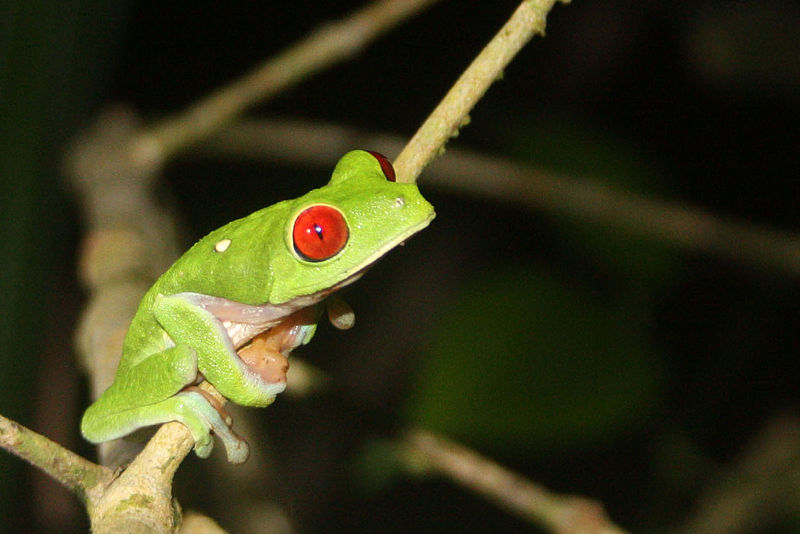
#> input picture doc/Traitement_images/data/grenouille.jpg, 800 x 534 px
$ python grenouille_canaux.py
#> lines starting #> are read from the running program, lines starting #| are printed output that depends on the picture
from PIL import Image
import numpy as np
from matplotlib import pyplot as plt
im = Image.open('../data/grenouille.jpg')
#> im is the input picture: PIL image 800x534 RGB; mean R, G, B 54.7, 54.1, 25.7
rouge, vert, bleu = im.split()
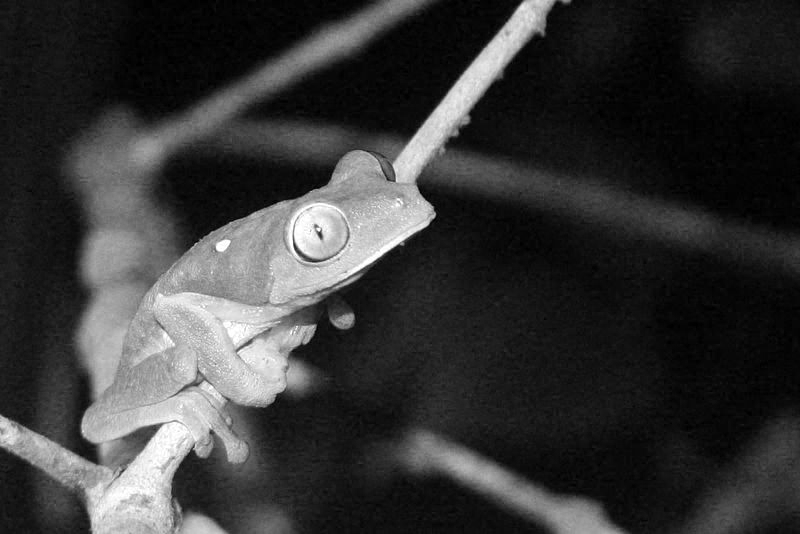
#> rouge: PIL image 800x534 L; min 0, max 255, mean 54.7
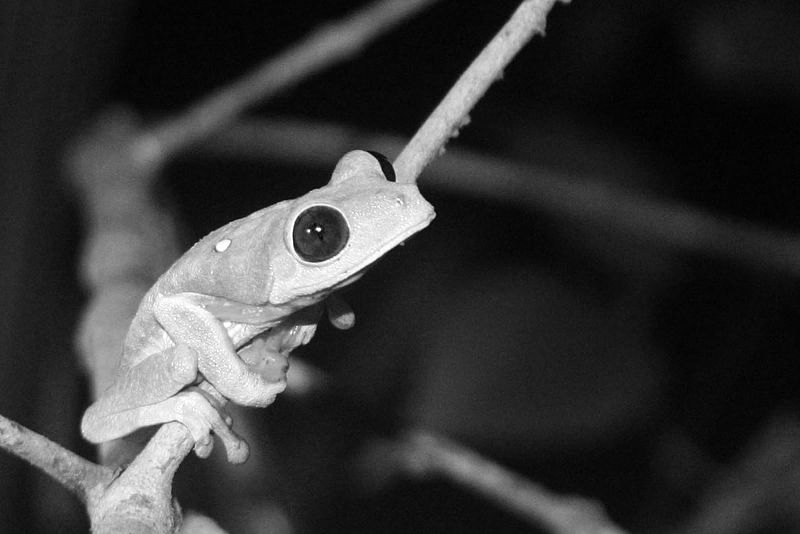
#> vert: PIL image 800x534 L; min 0, max 255, mean 54.1
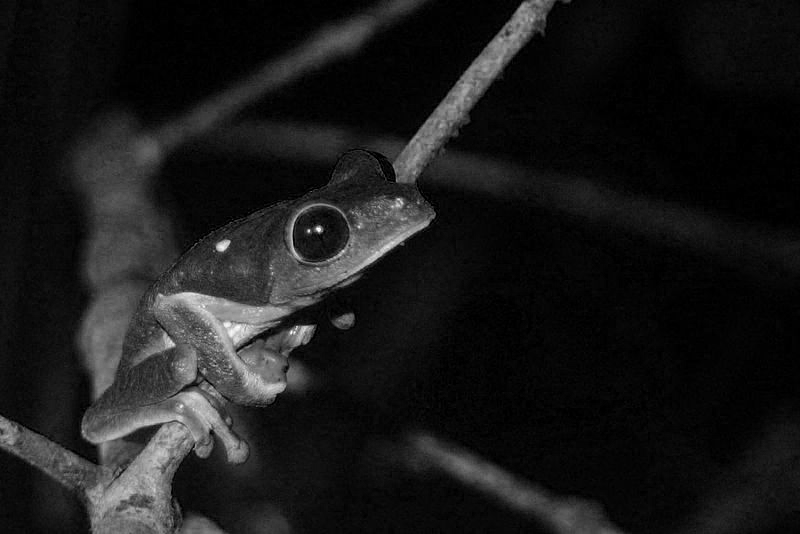
#> bleu: PIL image 800x534 L; min 0, max 255, mean 25.7
rouge = np.array(rouge)
vert  = np.array(vert)
bleu  = np.array(bleu)

fig = plt.figure(0) # On cree une figure
plt.clf()
ax1 =fig.add_subplot(3,1,1)
plt.imshow(rouge, origin = "upper")
plt.xticks([])
plt.yticks([])
plt.grid()
cbar = plt.colorbar()
cbar.set_label("Pixel value")
plt.ylabel("Rouge")
plt.title("Canaux")
ax2 =  fig.add_subplot(3,1,2)
plt.imshow(vert,  origin = "upper")
plt.xticks([])
plt.yticks([])
plt.grid()
cbar = plt.colorbar()
cbar.set_label("Pixel value")
plt.ylabel("Vert")
ax3 = fig.add_subplot(3,1,3)
plt.imshow(bleu,  origin = "upper")
plt.xticks([])
plt.yticks([])
plt.grid()
cbar = plt.colorbar()
cbar.set_label("Pixel value")
plt.ylabel("Bleu")
plt.show()
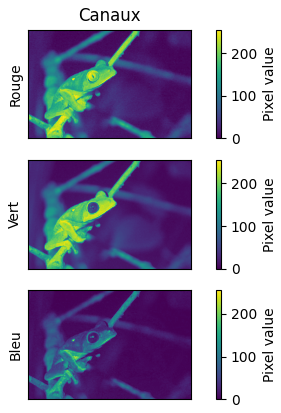
#> figure drawn by matplotlib, 6 panels
